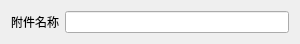
<?xml version="1.0" encoding="UTF-8"?>
<ui version="4.0">
 <class>WidgetAttachment</class>
 <widget class="QWidget" name="WidgetAttachment">
  <property name="geometry">
   <rect>
    <x>0</x>
    <y>0</y>
    <width>300</width>
    <height>43</height>
   </rect>
  </property>
  <property name="windowTitle">
   <string>编辑附件</string>
  </property>
  <layout class="QFormLayout" name="formLayout">
   <property name="sizeConstraint">
    <enum>QLayout::SetMinimumSize</enum>
   </property>
   <item row="0" column="0">
    <widget class="QLabel" name="label">
     <property name="text">
      <string>附件名称</string>
     </property>
    </widget>
   </item>
   <item row="0" column="1">
    <widget class="QLineEdit" name="name"/>
   </item>
  </layout>
 </widget>
 <resources/>
 <connections/>
</ui>
